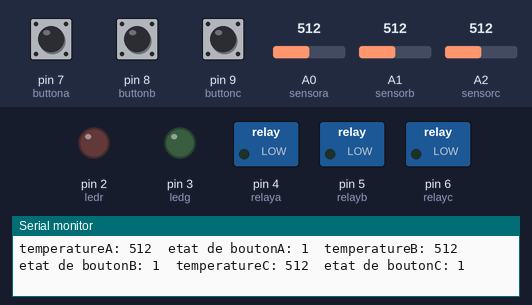
The sketch below on a simulated Arduino Uno, built with avr-gcc and run on an emulated ATmega328P. Parts: switched loads named in the sketch (green lamp = pin HIGH), output pins drawn as LEDs (lit = HIGH), the last lines printed to the serial monitor. The test bench sets the inputs (shaded band); at power-on: pin 7 (buttona) HIGH, pin 8 (buttonb) HIGH, pin 9 (buttonc) HIGH, A0 (sensora) = 512, A1 (sensorb) = 512, A2 (sensorc) = 512.

Above: at 2.0 s.
2.1 s: pin 7 (buttona) pulled LOW for 1.5 s
At 3.4 s:
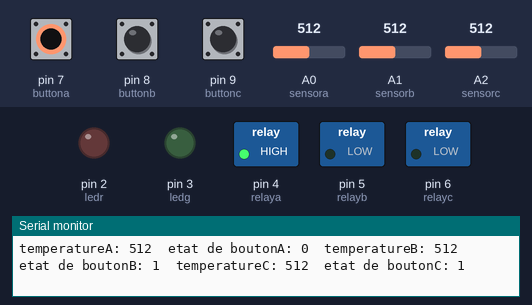
5.2 s: pin 8 (buttonb) pulled LOW for 1.5 s
At 7.2 s:
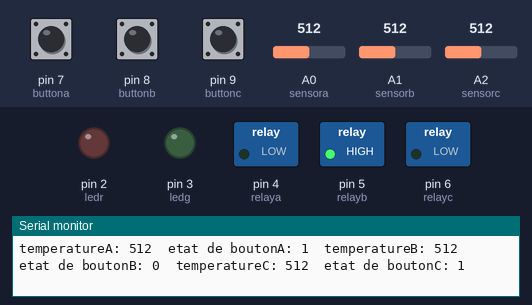
9.0 s: pin 9 (buttonc) pulled LOW for 1.5 s
At 11.0 s:
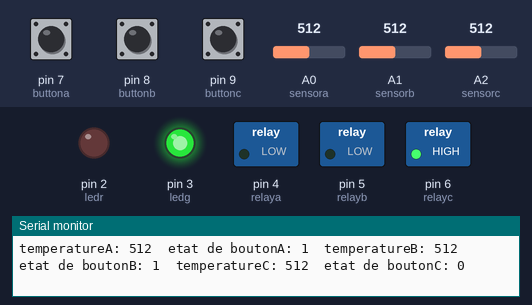
12.7 s: pin 9 (buttonc) pulled LOW for 3.2 s
At 17.5 s:
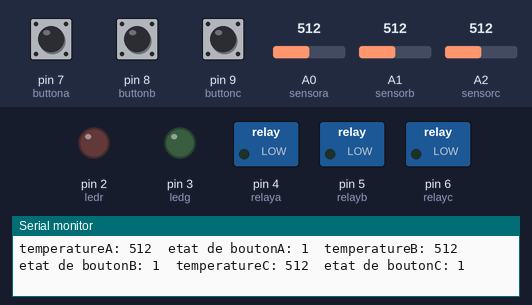
17.8 s: pin 7 (buttona) pulled LOW for 3.2 s
At 19.7 s:
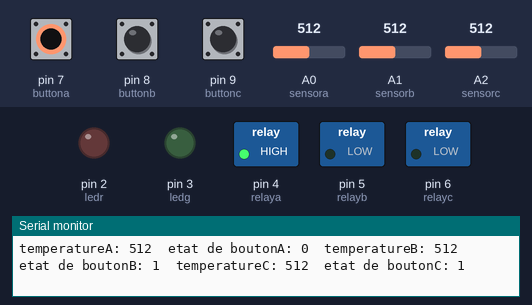
22.8 s: pin 7 (buttona) driven LOW and pin 8 (buttonb) driven LOW
At 24.2 s:
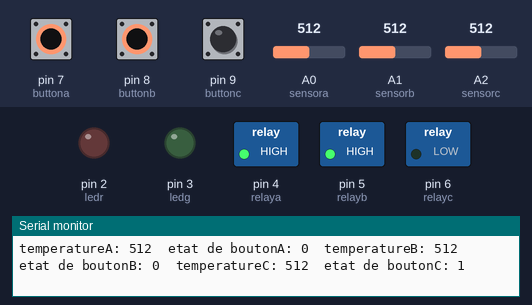
Timing chart, 0 to 25.8 s (numbered marks = the images above; inputs shaded):
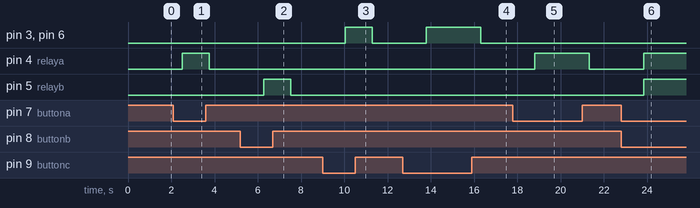

Measured:
- after the input at 2.1 s, pin 4 (relaya): LOW → HIGH after 0.41 s, → LOW 1.3 s later
- after the input at 5.2 s, pin 5 (relayb): LOW → HIGH after 1.1 s, → LOW 1.3 s later
- after the input at 9.0 s, pin 3 (ledg), pin 6 (relayc): LOW → HIGH after 1.0 s, → LOW 1.3 s later
- after the input at 12.7 s, pin 3 (ledg), pin 6 (relayc): LOW → HIGH after 1.1 s, → LOW 2.5 s later
- after the input at 17.8 s, pin 4 (relaya): LOW → HIGH after 1.0 s, → LOW 2.5 s later
- after the input at 22.8 s, pin 4 (relaya), pin 5 (relayb): LOW → HIGH after 1.0 s

The sketch:

arduino.ino
```cpp
#define ledr 2
#define ledg 3
#define relaya 4
#define relayb 5
#define relayc 6
#define buttona 7
#define buttonb 8
#define buttonc 9
#define sensora A0
#define sensorb A1
#define sensorc A2
int statea,stateb,statec;
int tempa,tempb,tempc;

void setup() {

  pinMode(ledr, OUTPUT);
  pinMode(ledg, OUTPUT);
  pinMode(relaya, OUTPUT);
  pinMode(relayb, OUTPUT);
  pinMode(relayc, OUTPUT);
  pinMode(buttona, INPUT_PULLUP);
  pinMode(buttonb, INPUT_PULLUP);
  pinMode(buttonc, INPUT_PULLUP);
  Serial.begin(9600);
}

void loop() {
  //config signal variable:
  tempa=analogRead(sensora);
  tempb=analogRead(sensorb);
  tempc=analogRead(sensorc);
  statea=digitalRead(buttona);
  stateb=digitalRead(buttonb);
  statec=digitalRead(buttonc);


  //relay1:
  if (statea==0){
    if(tempa>115){
      digitalWrite(relaya, HIGH);
      digitalWrite(ledg, HIGH);
      digitalWrite(ledr, LOW);
    }
    else{
      digitalWrite(relaya, LOW);
      digitalWrite(ledr, HIGH);
      digitalWrite(ledg, LOW);
    }
  }
  else{
    digitalWrite(relaya, LOW);
    digitalWrite(ledr, LOW);
    digitalWrite(ledg, LOW);
  }

  //relay2:
  if (stateb==0){
    if(tempb>115){
      digitalWrite(relayb, HIGH);
      digitalWrite(ledg, HIGH);
      digitalWrite(ledr, LOW);
    }
    else{
      digitalWrite(relayb, LOW);
      digitalWrite(ledr, HIGH);
      digitalWrite(ledg, LOW);
    }
  }
  else{
    digitalWrite(relayb, LOW);
    digitalWrite(ledr, LOW);
    digitalWrite(ledg, LOW);
  }
  //relay3:
    if (statec==0){
    if(tempc>115){
      digitalWrite(relayc, HIGH);
      digitalWrite(ledg, HIGH);
      digitalWrite(ledr, LOW);
    }
    else{
      digitalWrite(relayc, LOW);
      digitalWrite(ledr, HIGH);
      digitalWrite(ledg, LOW);
    }
  }
  else{
    digitalWrite(relayc, LOW);
    digitalWrite(ledr, LOW);
    digitalWrite(ledg, LOW);
  }
  //affichage:
  Serial.print("temperatureA: ");
  Serial.print(tempa);
  Serial.print("  etat de boutonA: ");
  Serial.print(statea);
  Serial.print("  temperatureB: ");
  Serial.print( tempb);
  Serial.print("  etat de boutonB: ");
  Serial.print(stateb);
  Serial.print("  temperatureC: ");
  Serial.print( tempc);
  Serial.print("  etat de boutonC: ");
  Serial.println(statec);
  delay(1200);


}

 
```
